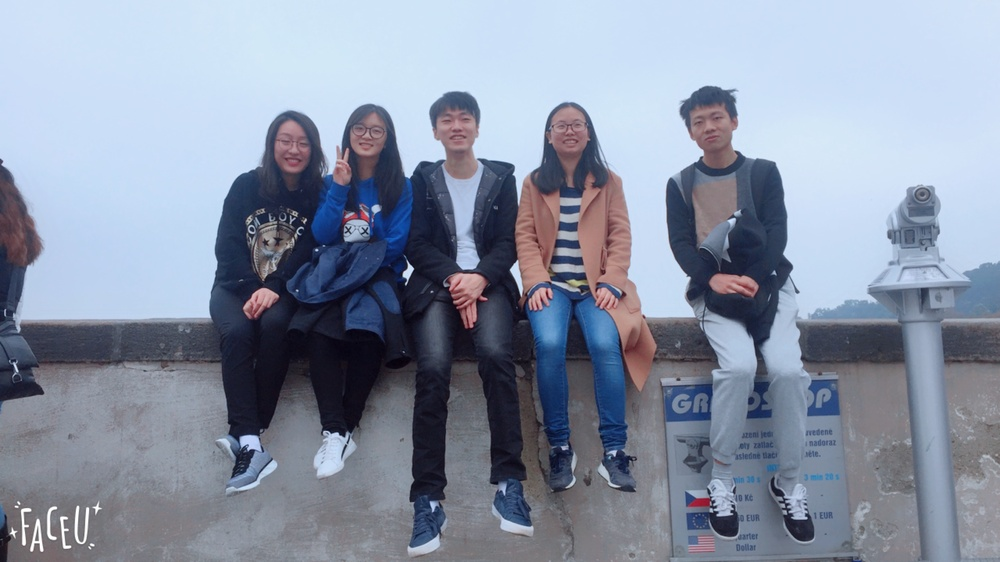
#> input picture face recognition/jieke.jpg, 1000 x 562 px, shrunk from 2560 x 1440 before the run
$ python face.py
#> lines starting #> are read from the running program, lines starting #| are printed output that depends on the picture; after the words box and inside, x2 and y2 are one past the last pixel; in counts of white or black regions, pixels touching at a corner belong together
import cv2 as cv

filename = 'jieke.jpg'
PATH = '/Users/travis/build/skvark/opencv-python/opencv/modules/objdetect/src/cascadedetect'

def detect(file):
#> called with file = 'jieke.jpg'
	face_cascade = cv.CascadeClassifier('haarcascade_frontalface_default.xml')
	face_cascade.load(PATH+'/haarcascade_frontalface_default.xml')
	img = cv.imread(file)
#> img is the input picture: shape (562, 1000, 3); mean B, G, R 164.7, 146.1, 136.4
	gray = cv.cvtColor(img, 0)
	faces = face_cascade.detectMultiScale(img, 1.3, 5)
#> faces = [[348, 111, 46, 46], [432, 101, 50, 50], [684, 100, 52, 52], [269, 122, 51, 51]]
	for (x,y,w,h) in faces:
		img = cv.rectangle(img, (x,y), (x+w, y+h), (255,0,0), 2)
#> this loop made 4 passes
#> pass 1, in detect, `img = cv.rectangle(img, (x,y), (x+w, y+h), (255,0,0), 2)`:
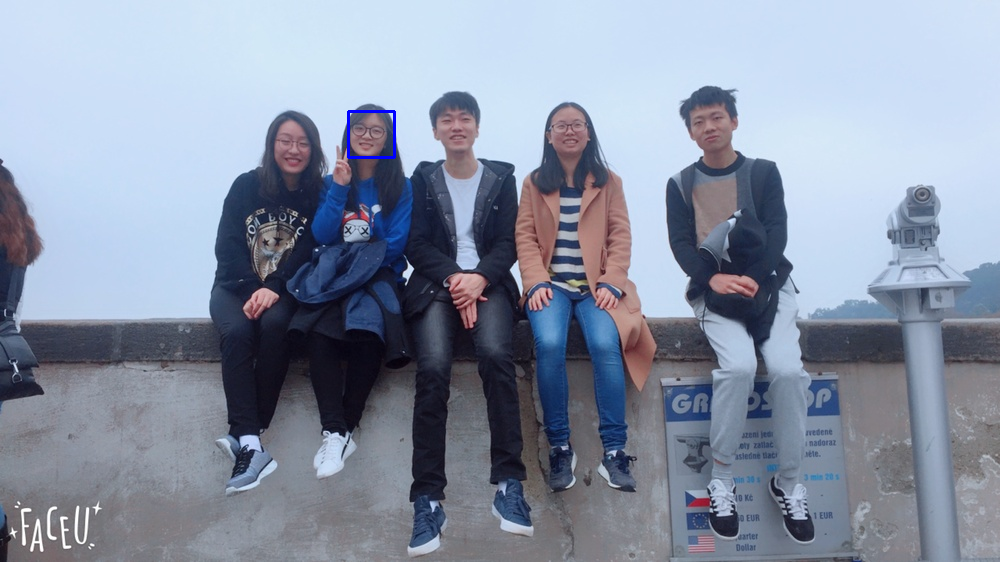
#> img: shape (562, 1000, 3); 0.1% of pixels changed, all inside (x1, y1, x2, y2) = (347, 110, 396, 159)
#> pass 2, in detect, `img = cv.rectangle(img, (x,y), (x+w, y+h), (255,0,0), 2)`:
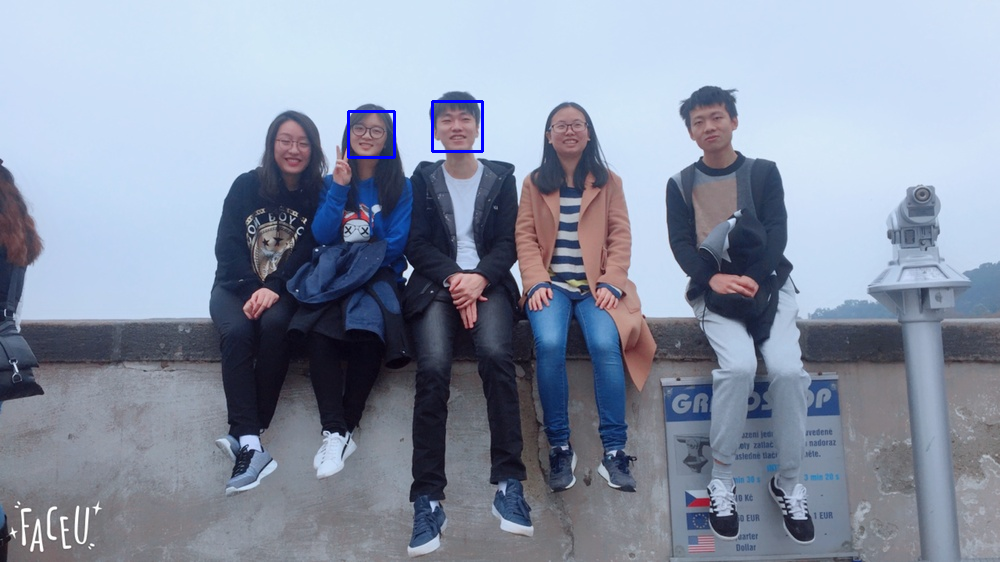
#> img: shape (562, 1000, 3); 0.11% of pixels changed, all inside (x1, y1, x2, y2) = (431, 100, 484, 153)
#> pass 3, in detect, `img = cv.rectangle(img, (x,y), (x+w, y+h), (255,0,0), 2)`:
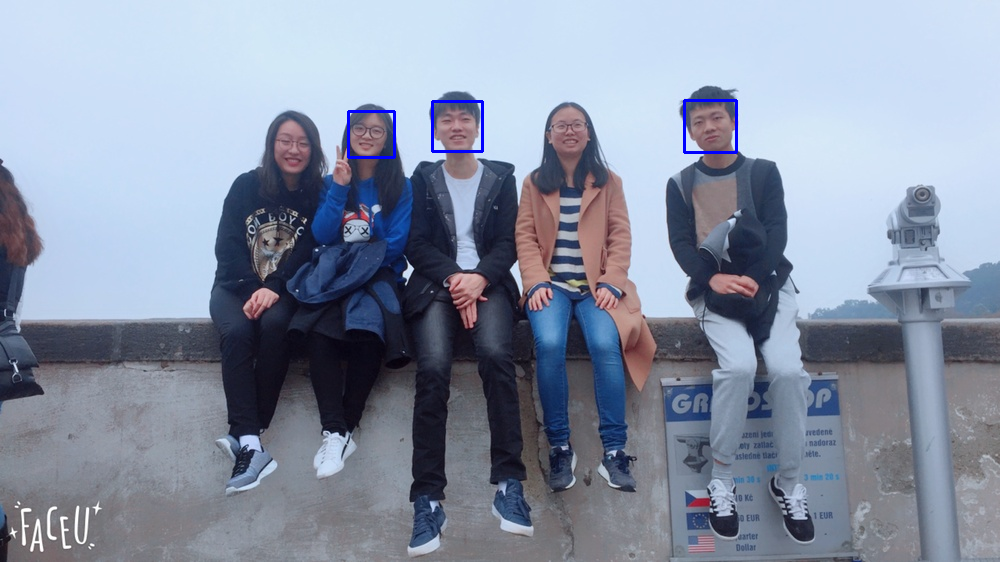
#> img: shape (562, 1000, 3); 0.11% of pixels changed, all inside (x1, y1, x2, y2) = (683, 99, 738, 154)
#> after the loop:
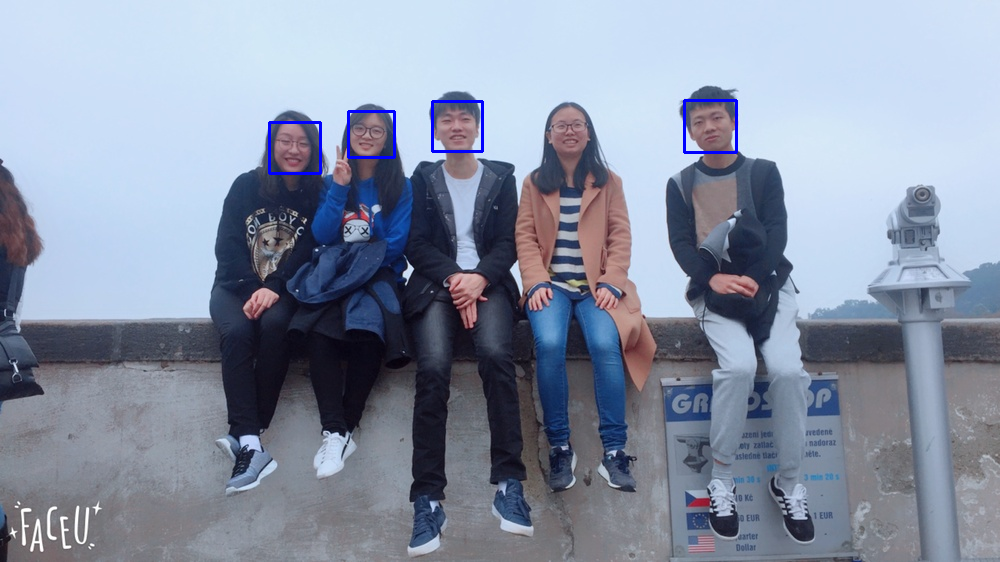
#> img: shape (562, 1000, 3); 0.11% of pixels changed, all inside (x1, y1, x2, y2) = (268, 121, 322, 175)
	cv.namedWindow('fridends detect')
	cv.imshow('friends', img)
	cv.waitKey()

detect(filename)
